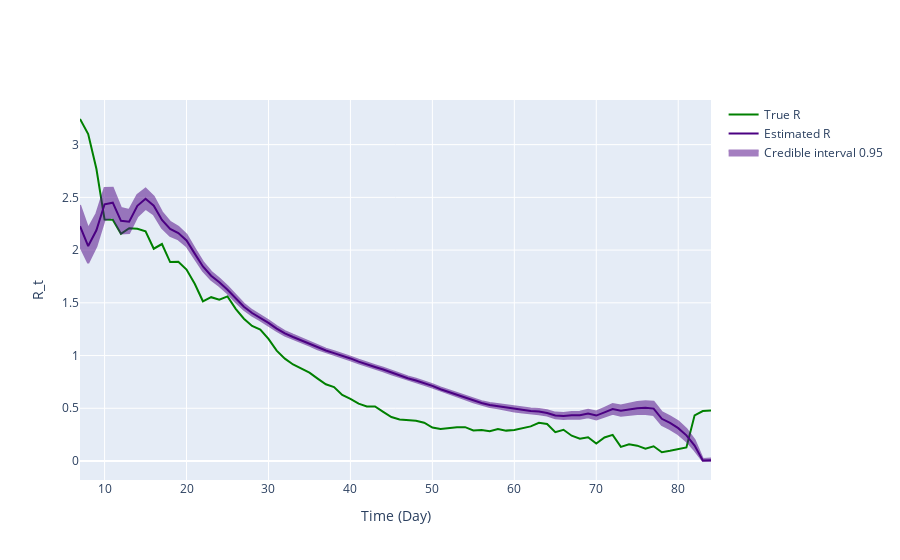

Write notebook code for a chart like this one.
### Code cell
# Plot comparison between the true and predicted R_t
# Transform our incidence data into pandas dataframes
inc_data = pd.DataFrame(
    {
        'Time': np.arange(max(time_sample) + 1),
        'Incidence Number': incidences
    }
)

inference = branchpro.BranchProPosterior(
    inc_data=inc_data,
    daily_serial_interval=serial_interval,
    alpha=a,
    beta=1/b)

inference.run_inference(tau=tau)
intervals = inference.get_intervals(central_prob=.95)

# Transform our true incidence data into pandas dataframes
inc_data_true = pd.DataFrame(
    {
        'Time': np.arange(max(time_sample) + 1),
        'Incidence Number': incidences_true[:max(time_sample) + 1]
    }
)

inference_true = branchpro.BranchProPosterior(
    inc_data=inc_data_true,
    daily_serial_interval=serial_interval,
    alpha=a,
    beta=1/b)

inference_true.run_inference(tau=tau)
intervals_true = inference_true.get_intervals(central_prob=.95)

fig = ReproductionNumberPlot()

fig.add_interval_true_rt(intervals_true)
fig.add_interval_rt(intervals)

fig.update_labels(time_label='Time (Day)', r_label='R_t')

fig.show_figure()

### Figure 1 — Plotly figure (JSON) as saved in the notebook; plotly's stock layout.template omitted (floating-point values rounded to 4 significant figures; data arrays with more than 128 entries replaced by an {"elided": "..."} marker saying what was removed)
{"data": [{"line": {"color": "green"}, "mode": "lines", "name": "True R", "type": "scatter", "x": [7, 8, 9, 10, 11, 12, 13, 14, 15, 16, 17, 18, 19, 20, 21, 22, 23, 24, 25, 26, 27, 28, 29, 30, 31, 32, 33, 34, 35, 36, 37, 38, 39, 40, 41, 42, 43, 44, 45, 46, 47, 48, 49, 50, 51, 52, 53, 54, 55, 56, 57, 58, 59, 60, 61, 62, 63, 64, 65, 66, 67, 68, 69, 70, 71, 72, 73, 74, 75, 76, 77, 78, 79, 80, 81, 82, 83, 84], "y": [3.243, 3.1, 2.772, 2.289, 2.288, 2.154, 2.207, 2.201, 2.178, 2.013, 2.058, 1.886, 1.89, 1.816, 1.68, 1.515, 1.553, 1.529, 1.561, 1.443, 1.35, 1.281, 1.247, 1.158, 1.046, 0.9709, 0.9153, 0.8727, 0.8379, 0.7815, 0.7275, 0.7013, 0.6269, 0.5898, 0.5438, 0.5168, 0.5171, 0.4666, 0.4172, 0.3941, 0.387, 0.3821, 0.3627, 0.3168, 0.3037, 0.3124, 0.3191, 0.3212, 0.29, 0.2939, 0.2817, 0.3033, 0.2882, 0.2938, 0.3118, 0.3284, 0.3628, 0.3514, 0.2739, 0.2964, 0.2399, 0.2117, 0.2258, 0.1653, 0.2235, 0.2476, 0.1335, 0.1595, 0.1454, 0.1168, 0.1398, 0.0832, 0.09726, 0.1132, 0.1293, 0.4333, 0.4733, 0.479]}, {"line": {"color": "indigo"}, "mode": "lines", "name": "Estimated R", "type": "scatter", "x": [7, 8, 9, 10, 11, 12, 13, 14, 15, 16, 17, 18, 19, 20, 21, 22, 23, 24, 25, 26, 27, 28, 29, 30, 31, 32, 33, 34, 35, 36, 37, 38, 39, 40, 41, 42, 43, 44, 45, 46, 47, 48, 49, 50, 51, 52, 53, 54, 55, 56, 57, 58, 59, 60, 61, 62, 63, 64, 65, 66, 67, 68, 69, 70, 71, 72, 73, 74, 75, 76, 77, 78, 79, 80, 81, 82, 83, 84], "y": [2.227, 2.039, 2.187, 2.434, 2.45, 2.277, 2.269, 2.419, 2.486, 2.422, 2.285, 2.201, 2.161, 2.091, 1.967, 1.845, 1.756, 1.695, 1.624, 1.538, 1.463, 1.404, 1.359, 1.31, 1.256, 1.211, 1.176, 1.145, 1.113, 1.077, 1.048, 1.023, 0.9994, 0.9727, 0.9427, 0.9148, 0.8918, 0.8677, 0.8384, 0.8116, 0.7847, 0.7627, 0.739, 0.7121, 0.6809, 0.6555, 0.6288, 0.6034, 0.5742, 0.5497, 0.531, 0.5193, 0.5086, 0.4909, 0.481, 0.4734, 0.4687, 0.4559, 0.4319, 0.427, 0.4336, 0.434, 0.4495, 0.431, 0.4612, 0.4925, 0.4764, 0.4909, 0.5013, 0.5039, 0.497, 0.4, 0.3607, 0.3117, 0.2434, 0.1463, 0.005195, 0.006492]}, {"fill": "toself", "fillcolor": "indigo", "line": {"color": "indigo"}, "mode": "lines", "name": "Credible interval 0.95", "opacity": 0.5, "type": "scatter", "x": {"elided": "156 int values"}, "y": {"elided": "156 float values"}}], "layout": {"hovermode": "x unified", "xaxis": {"title": {"text": "Time (Day)"}}, "yaxis": {"title": {"text": "R_t"}}}}
